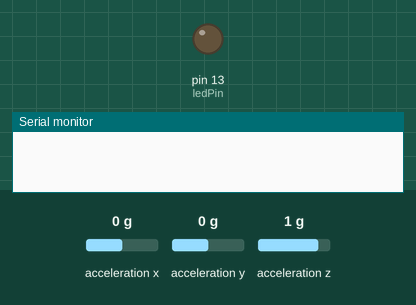
The sketch below on a simulated Arduino Uno, built with avr-gcc and run on an emulated ATmega328P. On the bench: output pins drawn as LEDs (lit = HIGH), the last lines printed to the serial monitor. The inputs (shaded band) are chosen by the test bench; at power-on: acceleration x 0 g, acceleration y 0 g, acceleration z 1 g.

Above: at 1.2 s.
1.3 s: acceleration x set to -0.4 g
At 5.5 s:
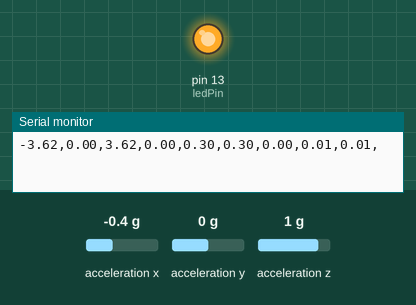
Timing chart, 0 to 7.0 s (numbered marks = the images above; inputs shaded):
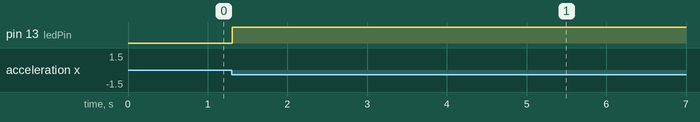

The sketch:

read_acceleration_stats.ino
```cpp
/**************************************************************************/
/*Sensor - Accelerometer Adafruit_MMA8451
  Data Output - Serial print
  Data Collected - (min(ax), max(ax), mean(|ax|), min(ay), max(ay), mean(|ay|), min(az), max(az), mean(|az|) tuple per motion
  Each motion corresponds to time series data - from the time motion is dected till 15 samples are collected
  Any sample at a time t corresponds to a tuple of (ax, ay, az) at that time t
*/
/**************************************************************************/

#include <Wire.h>
#include <Adafruit_MMA8451.h>
#include <Adafruit_Sensor.h>

Adafruit_MMA8451 mma = Adafruit_MMA8451();
const int ledPin = 13;
float ACCEL_THRESHOLD = 2; //definig a threshold value. If acceleration exceeds this value then motion is dected
float ax_min;
float ax_max;
float ax_mean;
float ay_min;
float ay_max;
float ay_mean;
float az_min;
float az_max;
float az_mean;
float ax_sum;
float ay_sum;
float az_sum;

void setup(void) {
  Serial.begin(9600);
  pinMode (ledPin , OUTPUT );

  //Serial.println("Adafruit MMA8451 test!");


  if (! mma.begin()) {
    //Serial.println("Couldnt start");
    while (1);
  }
  //Serial.println("MMA8451 found!");

  mma.setRange(MMA8451_RANGE_2_G);


}

void loop() {
  //Read the 'raw' data in 14-bit counts
  mma.read();
  sensors_event_t event;
  mma.getEvent(&event);
  //read acceleration values with calibration
  float ax = event.acceleration.x +0.3;
  float ay = event.acceleration.y +0.3;
  float az = event.acceleration.z -9.8;

  if (!motionDetected(ax, ay, az)){ // if no motion dected, pause for 10 ms and return to beginning of loop to check for motion again
        delay(10);
        return;
    }

  recordsamples(); //if motion dected, call function recordsamples()
  Serial.println();
  delay(2000); //wait for 2seconds and then go back to beginning of loop to look for the next motion
  digitalWrite (ledPin , LOW ); //turn off the LED to indicate that device is ready to detect motion again

}

//function checks if the combination of acceleration in all three axes exceeds a threshold
bool motionDetected(float ax, float ay, float az) {
    if(abs(ax)> ACCEL_THRESHOLD || abs(ay)> ACCEL_THRESHOLD || abs(az)> ACCEL_THRESHOLD){
      return 1;
    }
    else{
      return 0;
    }
}

//function reads 15 samples at 100ms intervals and finally outputs (serial print) their statistics (mean, min and max) for each axis
 void recordsamples() {
  ax_min = 0;
  ax_max = 0;
  ax_sum = 0;
  ay_min = 0;
  ay_max = 0;
  ay_sum = 0;
  az_min = 0;
  az_max = 0;
  az_sum = 0;
  digitalWrite (ledPin , HIGH );
 for (int i = 0; i < 15; i++) {


  mma.read();
  sensors_event_t event;
  mma.getEvent(&event);
  //read acceleration values with calibration
  float ax = event.acceleration.x +0.3;
  float ay = event.acceleration.y +0.3;
  float az = event.acceleration.z -9.8;

  if(ax<ax_min)
  ax_min = ax;
  if(ay<ay_min)
  ay_min = ay;
  if(az<az_min)
  az_min = az;

  if(ax>ax_max)
  ax_max = ax;
  if(ay>ay_max)
  ay_max = ay;
  if(az>az_max)
  az_max = az;

  ax_sum = ax_sum+abs(ax);
  ay_sum = ay_sum+abs(ay);
  az_sum = az_sum+abs(az);

  delay(100);

 }
 ax_mean = ax_sum/15;
 ay_mean = ay_sum/15;
 az_mean = az_sum/15;

 Serial.print(ax_min); Serial.print(",");Serial.print(ax_max);Serial.print(",");Serial.print(ax_mean);Serial.print(",");
 Serial.print(ay_min); Serial.print(",");Serial.print(ay_max);Serial.print(",");Serial.print(ay_mean);Serial.print(",");
 Serial.print(az_min); Serial.print(",");Serial.print(az_max);Serial.print(",");Serial.print(az_mean);Serial.print(",");

 }
```

Measured:
- the behaviour switches between -0.2 and -0.3 g on acceleration x (found by bisection; images 0 and 1)
- after the input at 1.3 s, pin 13 (ledPin): LOW → HIGH at once
